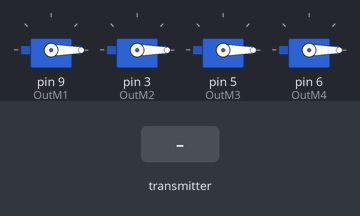
Simulated run of this sketch. Board: Arduino Uno, built with avr-gcc and run on an emulated ATmega328P. Shown: 4 × servo. Inputs (shaded band) come from the test bench. No radio packets arrive unless stated.

Above: at 8.2 s.
8.3 s: the transmitter starts sending ValUp = 1
At 9.17 s:
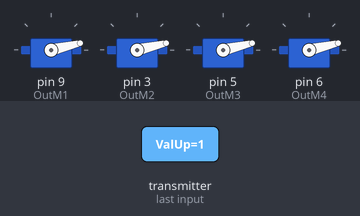
11.3 s: the transmitter starts sending ValDown = 1
At 12.1 s:
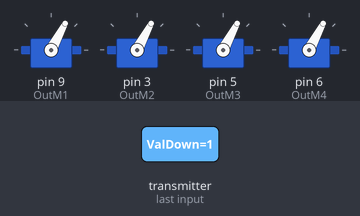
12.8 s: the transmitter starts sending ValUp = 0
At 13.07 s:
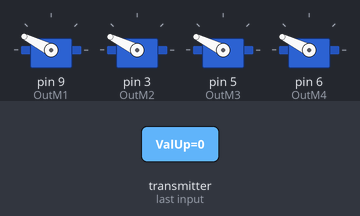
15.8 s: the transmitter starts sending XPos = 64
18.8 s: the transmitter starts sending StopProp = 1
At 18.8 s:
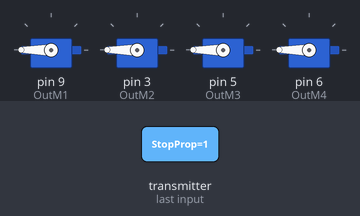
21.8 s: the transmitter starts sending YPos = 0
Timing chart, 0 to 25.8 s (numbered marks = the images above; inputs shaded):
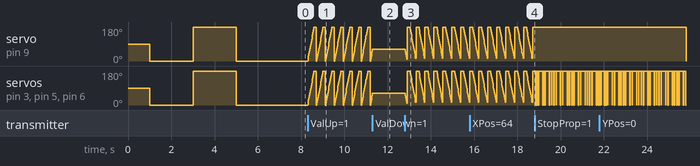

The sketch:

another_test.ino
```cpp
#include<Wire.h>
#include <Servo.h>
#include <SPI.h>
#include <nRF24L01.h>
#include <RF24.h>
// pins used 3,5,6,7,8,9,11,12
// pins that are not being used 0,1,2,4,13

// reciver
RF24 radio(7, 8); // CE, CSN
const byte address[6] = "00001";


// speed of each motor
byte M1Speed;
byte M2Speed;
byte M3Speed;
byte M4Speed;

// motors
Servo OutM1;
Servo OutM2;
Servo OutM3;
Servo OutM4;

// datapackage coming from the controller
struct DataPackage{
byte XPos;
byte YPos;
bool ValUp;
bool ValDown;
bool StopProp;
};

struct DataPackage Data;// Data is a variable that represents DataPackage


void setup() {
// radio/ contorller
radio.begin();
  radio.openReadingPipe(0, address);
  radio.setPALevel(RF24_PA_MIN);
  radio.startListening();

  // motors
  OutM1.attach(9, 1000, 2000);  // (pin, min pulse width, max pulse width in microseconds)
  OutM2.attach(3, 1000, 2000);  //
  OutM3.attach(5, 1000, 2000);  //
  OutM4.attach(6, 1000, 2000);  //

  SetupMotorController(); //
}

void loop() {

    // controller/ radio
    if (radio.available()) {
  radio.read(&Data, sizeof(DataPackage));

  // test to see if the data is coming from the controller
  Serial.print("Stop button: ");
  Serial.println(Data.StopProp);

Serial.print("UP button: ");
  Serial.println(Data.ValUp);

  Serial.print("Down button");
  Serial.println(Data.ValDown);
Serial.println();
  Serial.print("Joystick x: ");
  Serial.println(Data.XPos);

  Serial.print("Joystick y: ");
  Serial.println(Data.YPos);

    }


      // landing
  if (Data.StopProp == HIGH) {
    AllMin();
  }
if (Data.ValUp)
{
  M1Speed ++;
  M2Speed ++;
  M3Speed ++;
  M4Speed ++;

  }

if (Data.ValDown)
{
  M1Speed --;
  M2Speed --;
  M3Speed --;
  M4Speed --;
  }


  UpdateSpeed();
}


// functions
void UpdateSpeed() {
  OutM1.write(M1Speed);    // Send the signal to the ESC (value needs to be between 0 to 180)
  OutM2.write(M2Speed);    // Send the signal to the ESC
  OutM3.write(M3Speed);    // Send the signal to the ESC
  OutM4.write(M4Speed);    // Send the signal to the ESC
}

void SetupMotorController() {
  delay(1000);// whait for the motor controller to get setup

    AllMin();// set all of the speeds of the motor to 0
    delay(2000);// waits for the motor controller to 2 second

  AllMax(); // sets all of the speeds of the motor to 180
  delay(2000);  // waits for the motor controller 2 seconds

  AllMin(); // sets all of speeds of the motor to 0
  delay(2000);// waits for the motor controller for 2 seconds

}

void AllMax() {
  M1Speed = 180;
  M2Speed = 180;
  M3Speed = 180;
  M4Speed = 180;
  UpdateSpeed();

}

void AllMin() {
  M1Speed = 0;
  M2Speed = 0;
  M3Speed = 0;
  M4Speed = 0;
    UpdateSpeed();

}
```

Measured:
- after the input at 8.3 s, servo on pin 9 (OutM1), servo on pin 3 (OutM2), servo on pin 5 (OutM3), servo on pin 6 (OutM4): ramps from 0° to 180° and jumps back, once every 0.41 s
- after the input at 11.3 s, servo on pin 9 (OutM1), servo on pin 3 (OutM2), servo on pin 5 (OutM3), servo on pin 6 (OutM4): goes on until 11.3 s, then stays 62°
- after the input at 12.8 s, servo on pin 9 (OutM1), servo on pin 3 (OutM2), servo on pin 5 (OutM3), servo on pin 6 (OutM4): ramps from 180° to 10° and jumps back, once every 0.41 s
- after the input at 18.8 s, servo on pin 9 (OutM1): stays 180° (without the input it goes to 179° after 0.03 s)
